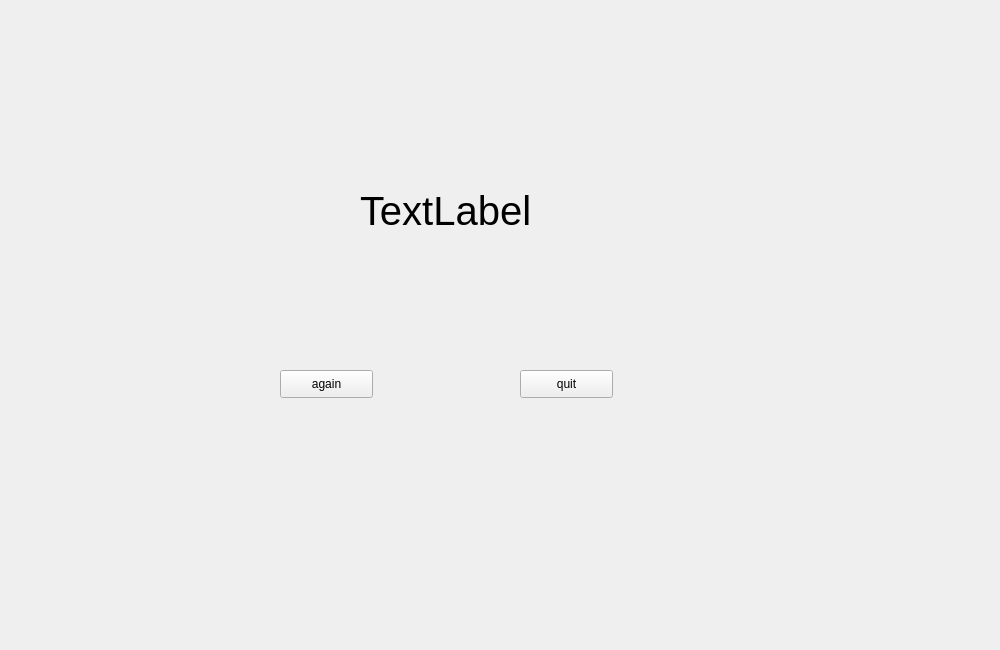
<?xml version="1.0" encoding="UTF-8"?>
<ui version="4.0">
 <class>CWidget</class>
 <widget class="QWidget" name="CWidget">
  <property name="geometry">
   <rect>
    <x>0</x>
    <y>0</y>
    <width>1000</width>
    <height>650</height>
   </rect>
  </property>
  <property name="windowTitle">
   <string>CWidget</string>
  </property>
  <widget class="QStackedWidget" name="stackedWidget">
   <property name="geometry">
    <rect>
     <x>0</x>
     <y>0</y>
     <width>1000</width>
     <height>800</height>
    </rect>
   </property>
   <property name="currentIndex">
    <number>2</number>
   </property>
   <widget class="QWidget" name="page">
    <widget class="QLabel" name="labelReady">
     <property name="geometry">
      <rect>
       <x>300</x>
       <y>200</y>
       <width>301</width>
       <height>101</height>
      </rect>
     </property>
     <property name="font">
      <font>
       <family>迷你简硬笔行书</family>
       <pointsize>34</pointsize>
      </font>
     </property>
     <property name="text">
      <string>斗地主游戏</string>
     </property>
     <property name="alignment">
      <set>Qt::AlignCenter</set>
     </property>
    </widget>
    <widget class="QPushButton" name="btnReady">
     <property name="geometry">
      <rect>
       <x>400</x>
       <y>350</y>
       <width>93</width>
       <height>28</height>
      </rect>
     </property>
     <property name="text">
      <string>准备开始</string>
     </property>
    </widget>
   </widget>
   <widget class="QWidget" name="page_2">
    <widget class="QPushButton" name="btnForLord">
     <property name="geometry">
      <rect>
       <x>350</x>
       <y>420</y>
       <width>93</width>
       <height>28</height>
      </rect>
     </property>
     <property name="text">
      <string>叫</string>
     </property>
    </widget>
    <widget class="QWidget" name="layoutWidget">
     <property name="geometry">
      <rect>
       <x>280</x>
       <y>10</y>
       <width>431</width>
       <height>131</height>
      </rect>
     </property>
     <layout class="QHBoxLayout" name="hLayout" stretch="2,1,2,1,2">
      <item>
       <widget class="QLabel" name="bottomL">
        <property name="font">
         <font>
          <family>迷你简硬笔行书</family>
          <pointsize>12</pointsize>
          <weight>50</weight>
          <bold>false</bold>
         </font>
        </property>
        <property name="text">
         <string>底牌1</string>
        </property>
       </widget>
      </item>
      <item>
       <spacer name="horizontalSpacer">
        <property name="orientation">
         <enum>Qt::Horizontal</enum>
        </property>
        <property name="sizeHint" stdset="0">
         <size>
          <width>40</width>
          <height>20</height>
         </size>
        </property>
       </spacer>
      </item>
      <item>
       <widget class="QLabel" name="bottomM">
        <property name="font">
         <font>
          <family>迷你简硬笔行书</family>
          <pointsize>12</pointsize>
         </font>
        </property>
        <property name="text">
         <string>底牌2</string>
        </property>
       </widget>
      </item>
      <item>
       <spacer name="horizontalSpacer_2">
        <property name="orientation">
         <enum>Qt::Horizontal</enum>
        </property>
        <property name="sizeHint" stdset="0">
         <size>
          <width>40</width>
          <height>20</height>
         </size>
        </property>
       </spacer>
      </item>
      <item>
       <widget class="QLabel" name="bottomR">
        <property name="font">
         <font>
          <family>迷你简硬笔行书</family>
          <pointsize>12</pointsize>
         </font>
        </property>
        <property name="text">
         <string>底牌3</string>
        </property>
       </widget>
      </item>
     </layout>
    </widget>
    <widget class="QPushButton" name="btnBeat">
     <property name="geometry">
      <rect>
       <x>350</x>
       <y>420</y>
       <width>93</width>
       <height>28</height>
      </rect>
     </property>
     <property name="text">
      <string>出牌</string>
     </property>
    </widget>
    <widget class="QWidget" name="layoutWidget_2">
     <property name="geometry">
      <rect>
       <x>30</x>
       <y>500</y>
       <width>141</width>
       <height>151</height>
      </rect>
     </property>
     <layout class="QVBoxLayout" name="cvLayout" stretch="3,1">
      <item>
       <widget class="QLabel" name="cRole">
        <property name="font">
         <font>
          <family>迷你简硬笔行书</family>
          <pointsize>20</pointsize>
         </font>
        </property>
        <property name="text">
         <string>本人</string>
        </property>
        <property name="alignment">
         <set>Qt::AlignCenter</set>
        </property>
       </widget>
      </item>
      <item>
       <widget class="QLabel" name="cCount">
        <property name="font">
         <font>
          <family>迷你简硬笔行书</family>
          <pointsize>12</pointsize>
         </font>
        </property>
        <property name="text">
         <string>TextLabel</string>
        </property>
        <property name="alignment">
         <set>Qt::AlignCenter</set>
        </property>
       </widget>
      </item>
     </layout>
    </widget>
    <widget class="QPushButton" name="btnNotLord">
     <property name="geometry">
      <rect>
       <x>530</x>
       <y>420</y>
       <width>93</width>
       <height>28</height>
      </rect>
     </property>
     <property name="text">
      <string>不叫</string>
     </property>
    </widget>
    <widget class="QWidget" name="layoutWidget_3">
     <property name="geometry">
      <rect>
       <x>20</x>
       <y>110</y>
       <width>151</width>
       <height>271</height>
      </rect>
     </property>
     <layout class="QVBoxLayout" name="bvLayout" stretch="5,1">
      <item>
       <widget class="QLabel" name="bRole">
        <property name="font">
         <font>
          <family>迷你简硬笔行书</family>
          <pointsize>20</pointsize>
         </font>
        </property>
        <property name="text">
         <string>玩家1</string>
        </property>
        <property name="alignment">
         <set>Qt::AlignCenter</set>
        </property>
       </widget>
      </item>
      <item>
       <widget class="QLabel" name="bCount">
        <property name="font">
         <font>
          <family>迷你简硬笔行书</family>
          <pointsize>12</pointsize>
         </font>
        </property>
        <property name="text">
         <string>TextLabel</string>
        </property>
        <property name="alignment">
         <set>Qt::AlignCenter</set>
        </property>
       </widget>
      </item>
     </layout>
    </widget>
    <widget class="QWidget" name="layoutWidget_4">
     <property name="geometry">
      <rect>
       <x>810</x>
       <y>130</y>
       <width>161</width>
       <height>261</height>
      </rect>
     </property>
     <layout class="QVBoxLayout" name="avLayout" stretch="5,1">
      <item>
       <widget class="QLabel" name="aRole">
        <property name="font">
         <font>
          <family>迷你简硬笔行书</family>
          <pointsize>20</pointsize>
          <weight>50</weight>
          <italic>false</italic>
          <bold>false</bold>
          <underline>false</underline>
         </font>
        </property>
        <property name="text">
         <string>玩家2</string>
        </property>
        <property name="alignment">
         <set>Qt::AlignCenter</set>
        </property>
       </widget>
      </item>
      <item>
       <widget class="QLabel" name="aCount">
        <property name="font">
         <font>
          <family>迷你简硬笔行书</family>
          <pointsize>12</pointsize>
         </font>
        </property>
        <property name="text">
         <string>TextLabel</string>
        </property>
        <property name="alignment">
         <set>Qt::AlignCenter</set>
        </property>
       </widget>
      </item>
     </layout>
    </widget>
    <widget class="QPushButton" name="btnNotBeat">
     <property name="geometry">
      <rect>
       <x>530</x>
       <y>420</y>
       <width>93</width>
       <height>28</height>
      </rect>
     </property>
     <property name="text">
      <string>不出</string>
     </property>
    </widget>
    <widget class="QLabel" name="label">
     <property name="geometry">
      <rect>
       <x>260</x>
       <y>360</y>
       <width>151</width>
       <height>51</height>
      </rect>
     </property>
     <property name="font">
      <font>
       <pointsize>15</pointsize>
      </font>
     </property>
     <property name="text">
      <string>0</string>
     </property>
    </widget>
   </widget>
   <widget class="QWidget" name="page_3">
    <widget class="QLabel" name="label_2">
     <property name="geometry">
      <rect>
       <x>360</x>
       <y>140</y>
       <width>301</width>
       <height>141</height>
      </rect>
     </property>
     <property name="font">
      <font>
       <pointsize>30</pointsize>
      </font>
     </property>
     <property name="text">
      <string>TextLabel</string>
     </property>
    </widget>
    <widget class="QPushButton" name="pushButton">
     <property name="geometry">
      <rect>
       <x>280</x>
       <y>370</y>
       <width>93</width>
       <height>28</height>
      </rect>
     </property>
     <property name="text">
      <string>again</string>
     </property>
    </widget>
    <widget class="QPushButton" name="pushButton_2">
     <property name="geometry">
      <rect>
       <x>520</x>
       <y>370</y>
       <width>93</width>
       <height>28</height>
      </rect>
     </property>
     <property name="text">
      <string>quit</string>
     </property>
    </widget>
   </widget>
  </widget>
 </widget>
 <resources/>
 <connections/>
</ui>
